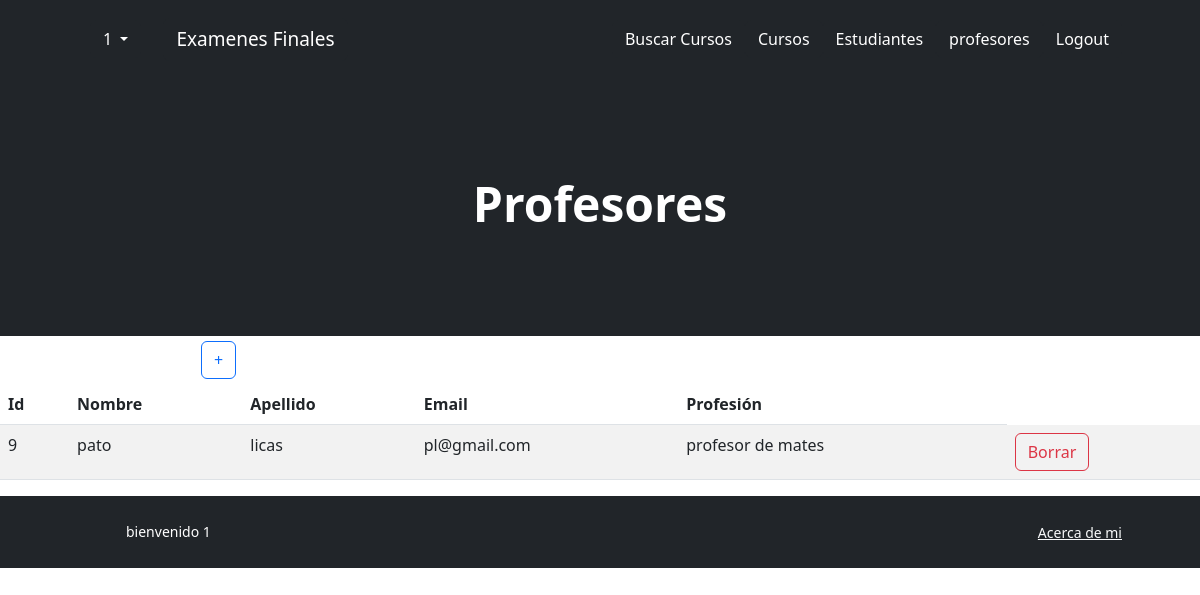
/aplicacion/profesores/ (signed in), run on the app's committed database.
### aplicacion/models.py (models this page shows, shortened)
class Profesor(models.Model):
    nombre = models.CharField(max_length=50)
    apellido = models.CharField(max_length=50)
    email = models.EmailField()
    profesion = models.CharField(max_length=50)
    class Meta:
        verbose_name = "Profesor"
        verbose_name_plural = "Profesores"
        ordering = ['nombre']

### aplicacion/views.py (the view)
# urls.py: path('profesores/', profesores, name="profesores"),
@login_required
def profesores(request):
    contexto = {'profesores': Profesor.objects.all()}
    return render(request, "aplicacion/profesores.html", contexto)

### aplicacion/templates/aplicacion/profesores.html
{% extends 'aplicacion/home.html' %}
{% block titulo %}
    <h1 class="display-5 fw-bolder text-white mb-2">Profesores</h1>
{% endblock titulo %}
{% block contenido %}
<table>
    <tr>
        <td width="200"><h2>Profesores</h2></td>
        <td>
            <a
            href="{% url 'profesorCrear' %}"
            ><button type="button" class="btn btn-outline-primary">+</button></a>
        </td>
    </tr>
</table>
<table class="table table-striped">
    <thead>
        <tr>
            <th>Id</th>
            <th>Nombre</th>
            <th>Apellido</th>
            <th>Email</th>
            <th>Profesión</th>
        </tr>
    </thead>
    <tbody>
{% for p in profesores  %}
        <tr>
            <td>{{ p.id }}</td>
            <td>{{ p.nombre }}</td>
            <td>{{ p.apellido }}</td>
            <td>{{ p.email }}</td>
            <td>{{ p.profesion }}</td>
            <td>
              <a
                href="{% url 'profesorBorrar' p.id %}">
                <button type="button" class="btn btn-outline-danger">Borrar</button>
              </a>
            </td>
        </tr>
{% endfor %}
    </tbody>
</table>
{% endblock contenido %}

### aplicacion/templates/aplicacion/home.html (shortened to what this page needs)
<!DOCTYPE html>
<html lang="en">
    <head>
        {% load static %}
        <link href="https://cdn.jsdelivr.net/npm/bootstrap-icons@1.4.1/font/bootstrap-icons.css" rel="stylesheet" />
        <link href="{% static "css/styles.css" %} " rel="stylesheet" />
    </head>
    <body>
        <nav class="navbar navbar-expand-lg navbar-dark bg-dark">
            <div class="container px-5">
                <nav class="navbar navbar-expand-lg navbar-dark bg-dark">
                    <div class="container-fluid">
                      <div class="collapse navbar-collapse" id="navbarNavDarkDropdown">
                          <ul class="navbar-nav">
                            {% if user.is_authenticated %}
                          <li class="nav-item dropdown">
                            <button class="btn btn-dark dropdown-toggle" data-bs-toggle="dropdown" aria-expanded="false">
                              {{user.username}}
                            </button>
                              {% endif %}
                          </li>
                        </ul>
                      </div>
                    </div>
                  </nav>
                <a class="nav-link" href="{% url "home" %}"><p class="btn btn-dark" style="font-size: 19px; margin: 10px">Examenes Finales</p></a>
                <div class="collapse navbar-collapse" id="navbarSupportedContent">
                    <ul class="navbar-nav ms-auto mb-2 mb-lg-0">
                        {% if user.is_authenticated  %}
                        <li class="nav-item"><a class="btn btn-dark" href="{% url "buscar" %}">Buscar Cursos</a></li>
                        <li class="nav-item"><a class="btn btn-dark" aria-current="page" href="{% url "cursos" %}">Cursos</a></li>
                        <li class="nav-item"><a class="btn btn-dark" href="{% url "estudiantes" %}">Estudiantes</a></li>
                        <li class="nav-item"><a class="btn btn-dark" href="{% url "profesores" %}">profesores</a></li>
                        <li class="nav-item"><form method="post" action="{% url 'logout' %}">
                            <button type="submit" class="btn btn-dark">Logout</button>
                        </form>
                        </li>
                        {% else %}
                        <li class="nav-item"><a class="nav-link" href="{% url "login" %}">login</a></li>
                        <li class="nav-item"><a class="nav-link" href="{% url "register" %}">registro</a></li>
                        {% endif %}
                    </ul>
                </div>
            </div>
        </nav>
        <header class="bg-dark py-5">
            <div class="container px-5">
                <div class="row gx-5 justify-content-center">
                    <div class="col-lg-6">
                        <div class="text-center my-5">
                            <div class="d-grid gap-3 d-sm-flex justify-content-sm-center">
                                {% block titulo %}{% endblock titulo %}
                            </div>
                        </div>
                    </div>
                </div>
            </div>
        </header>
        {% block contenido %}
        {% endblock contenido %}
        <footer class="bg-dark py-4 mt-auto">
            <div class="container px-5">
                <div class="row align-items-center justify-content-between flex-column flex-sm-row">
                    <div class="col-auto"><div class="small m-0 text-white">
                        {% block footer %}
                        {% if user.is_authenticated %}
                            <div class="container px-5"><p class="m-0 text-center text-white">bienvenido {{user.username}}</p></div>
                        {% else %}
                            <div class="container px-5"><p class="m-0 text-center text-white">registrese para ver todas las funciones</p></div>
                        {% endif %}
                        {% endblock footer %}</div></div>
                    <div class="col-auto">
                        <a class="link-light small" href="{% url "acerca_de_mi" %}">Acerca de mi</a>
                    </div>
                </div>
            </div>
        </footer>
    </body>
</html>

### data on the page
Profesor: id "9", nombre "pato", apellido "licas", email "pl@gmail.com", profesion "profesor de mates"

### other printed values
{{ user.username }} "1"
